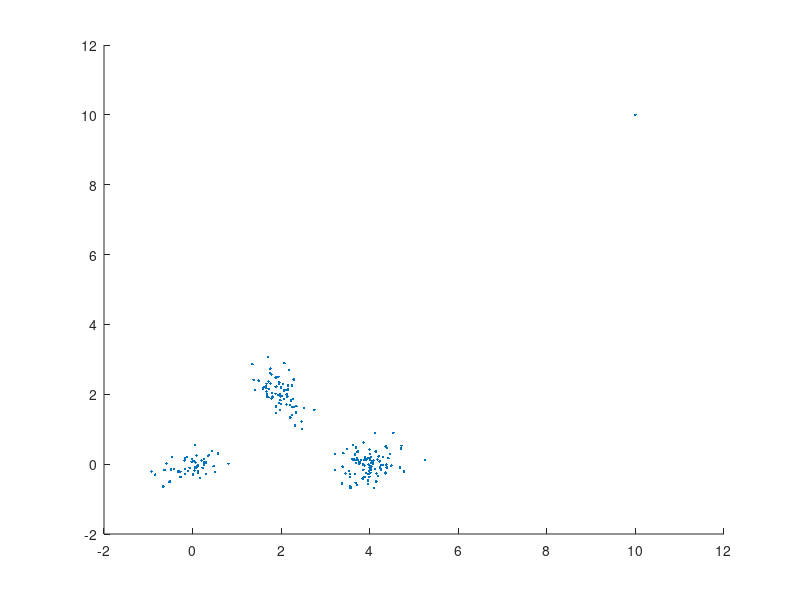

Recreate this plot in MATLAB. (Note: this script raises an error after producing the figure.)
% SUMMARY:  This is a simple demo for using Gmm
% AUTHOR:   QIUQIANG KONG
% Created:  2015.09.20
% Modified: 2015.11.17 Add annoatations
% ===========================================================
function test_gmm
close all
addpath('voicebox');    % need kmeans in voicebox

% use pesudo ranodm
% rng(0)

% generate data
X = GenerateData1();
scatter(X(:,1), X(:,2), '.'); axis([-2 12 -2 12]); hold on

% run gmm
mix_num = 6;
[prior, mu, Sigma, loglik] = Gmm(X, mix_num);
[prior, mu, Sigma, loglik] = Gmm(X, mix_num, 'cov_type', 'diag', 'cov_thresh', 1e-4, 'restart_num', 1, 'iter_num', 100);

% plot gaussians
for m = 1:mix_num
    error_ellipse(Sigma(:,:,m), mu(:,m), 'style', 'r'), hold on
end
end

% generate data
function X = GenerateData1()
X1 = mvnrnd([0,0], [0.5, 0.2; 0.2, 0.3]/4, 50);
X2 = mvnrnd([2,2], [0.3, -0.2; -0.2, 0.5]/4, 70);
X3 = mvnrnd([4,0], [0.5, 0; 0, 0.3]/4, 100);
X4 = [10,10;];
X = [X1; X2; X3; X4];
end
